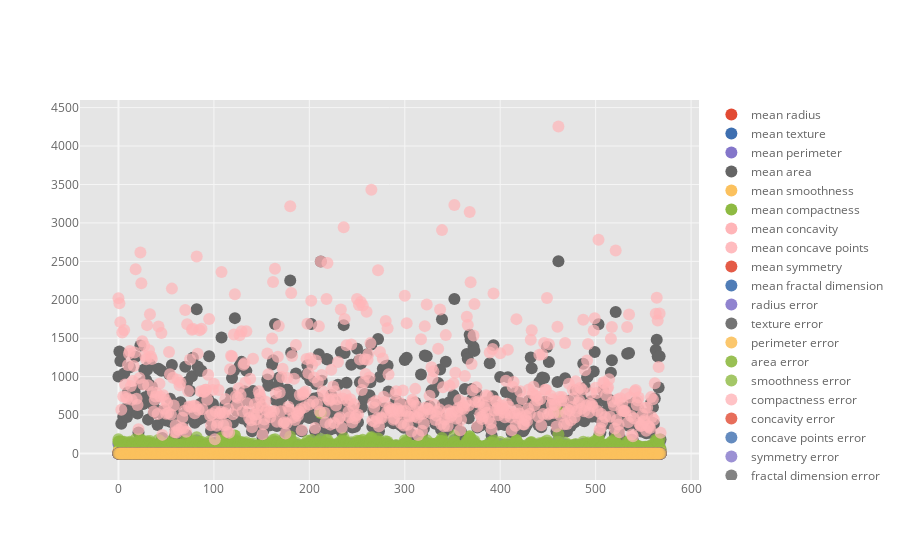

This figure's notebook cell:
### Code cell
df.iplot(kind="scatter", mode="markers")

### Figure 1 — Plotly figure (JSON) as saved in the notebook; plotly's stock layout.template omitted (floating-point values rounded to 4 significant figures; data arrays with more than 128 entries replaced by an {"elided": "..."} marker saying what was removed)
{"data": [{"line": {"color": "rgba(226, 74, 51, 1.0)", "dash": "solid", "shape": "linear", "width": 1.3}, "marker": {"size": 12, "symbol": "circle"}, "mode": "markers", "name": "mean radius", "text": "", "x": {"elided": "569 int values"}, "y": {"elided": "569 float values"}, "type": "scatter"}, {"line": {"color": "rgba(62, 111, 176, 1.0)", "dash": "solid", "shape": "linear", "width": 1.3}, "marker": {"size": 12, "symbol": "circle"}, "mode": "markers", "name": "mean texture", "text": "", "x": {"elided": "569 int values"}, "y": {"elided": "569 float values"}, "type": "scatter"}, {"line": {"color": "rgba(132, 118, 202, 1.0)", "dash": "solid", "shape": "linear", "width": 1.3}, "marker": {"size": 12, "symbol": "circle"}, "mode": "markers", "name": "mean perimeter", "text": "", "x": {"elided": "569 int values"}, "y": {"elided": "569 float values"}, "type": "scatter"}, {"line": {"color": "rgba(101, 101, 101, 1.0)", "dash": "solid", "shape": "linear", "width": 1.3}, "marker": {"size": 12, "symbol": "circle"}, "mode": "markers", "name": "mean area", "text": "", "x": {"elided": "569 int values"}, "y": {"elided": "569 float values"}, "type": "scatter"}, {"line": {"color": "rgba(251, 193, 94, 1.0)", "dash": "solid", "shape": "linear", "width": 1.3}, "marker": {"size": 12, "symbol": "circle"}, "mode": "markers", "name": "mean smoothness", "text": "", "x": {"elided": "569 int values"}, "y": {"elided": "569 float values"}, "type": "scatter"}, {"line": {"color": "rgba(142, 186, 66, 1.0)", "dash": "solid", "shape": "linear", "width": 1.3}, "marker": {"size": 12, "symbol": "circle"}, "mode": "markers", "name": "mean compactness", "text": "", "x": {"elided": "569 int values"}, "y": {"elided": "569 float values"}, "type": "scatter"}, {"line": {"color": "rgba(255, 181, 184, 1.0)", "dash": "solid", "shape": "linear", "width": 1.3}, "marker": {"size": 12, "symbol": "circle"}, "mode": "markers", "name": "mean concavity", "text": "", "x": {"elided": "569 int values"}, "y": {"elided": "569 float values"}, "type": "scatter"}, {"line": {"color": "rgba(255, 181, 184, 0.8999999999999999)", "dash": "solid", "shape": "linear", "width": 1.3}, "marker": {"size": 12, "symbol": "circle"}, "mode": "markers", "name": "mean concave points", "text": "", "x": {"elided": "569 int values"}, "y": {"elided": "569 float values"}, "type": "scatter"}, {"line": {"color": "rgba(226, 74, 51, 0.8999999999999999)", "dash": "solid", "shape": "linear", "width": 1.3}, "marker": {"size": 12, "symbol": "circle"}, "mode": "markers", "name": "mean symmetry", "text": "", "x": {"elided": "569 int values"}, "y": {"elided": "569 float values"}, "type": "scatter"}, {"line": {"color": "rgba(62, 111, 176, 0.8999999999999999)", "dash": "solid", "shape": "linear", "width": 1.3}, "marker": {"size": 12, "symbol": "circle"}, "mode": "markers", "name": "mean fractal dimension", "text": "", "x": {"elided": "569 int values"}, "y": {"elided": "569 float values"}, "type": "scatter"}, {"line": {"color": "rgba(132, 118, 202, 0.8999999999999999)", "dash": "solid", "shape": "linear", "width": 1.3}, "marker": {"size": 12, "symbol": "circle"}, "mode": "markers", "name": "radius error", "text": "", "x": {"elided": "569 int values"}, "y": {"elided": "569 float values"}, "type": "scatter"}, {"line": {"color": "rgba(101, 101, 101, 0.8999999999999999)", "dash": "solid", "shape": "linear", "width": 1.3}, "marker": {"size": 12, "symbol": "circle"}, "mode": "markers", "name": "texture error", "text": "", "x": {"elided": "569 int values"}, "y": {"elided": "569 float values"}, "type": "scatter"}, {"line": {"color": "rgba(251, 193, 94, 0.8999999999999999)", "dash": "solid", "shape": "linear", "width": 1.3}, "marker": {"size": 12, "symbol": "circle"}, "mode": "markers", "name": "perimeter error", "text": "", "x": {"elided": "569 int values"}, "y": {"elided": "569 float values"}, "type": "scatter"}, {"line": {"color": "rgba(142, 186, 66, 0.8999999999999999)", "dash": "solid", "shape": "linear", "width": 1.3}, "marker": {"size": 12, "symbol": "circle"}, "mode": "markers", "name": "area error", "text": "", "x": {"elided": "569 int values"}, "y": {"elided": "569 float values"}, "type": "scatter"}, {"line": {"color": "rgba(142, 186, 66, 0.7999999999999998)", "dash": "solid", "shape": "linear", "width": 1.3}, "marker": {"size": 12, "symbol": "circle"}, "mode": "markers", "name": "smoothness error", "text": "", "x": {"elided": "569 int values"}, "y": {"elided": "569 float values"}, "type": "scatter"}, {"line": {"color": "rgba(255, 181, 184, 0.7999999999999998)", "dash": "solid", "shape": "linear", "width": 1.3}, "marker": {"size": 12, "symbol": "circle"}, "mode": "markers", "name": "compactness error", "text": "", "x": {"elided": "569 int values"}, "y": {"elided": "569 float values"}, "type": "scatter"}, {"line": {"color": "rgba(226, 74, 51, 0.7999999999999998)", "dash": "solid", "shape": "linear", "width": 1.3}, "marker": {"size": 12, "symbol": "circle"}, "mode": "markers", "name": "concavity error", "text": "", "x": {"elided": "569 int values"}, "y": {"elided": "569 float values"}, "type": "scatter"}, {"line": {"color": "rgba(62, 111, 176, 0.7999999999999998)", "dash": "solid", "shape": "linear", "width": 1.3}, "marker": {"size": 12, "symbol": "circle"}, "mode": "markers", "name": "concave points error", "text": "", "x": {"elided": "569 int values"}, "y": {"elided": "569 float values"}, "type": "scatter"}, {"line": {"color": "rgba(132, 118, 202, 0.7999999999999998)", "dash": "solid", "shape": "linear", "width": 1.3}, "marker": {"size": 12, "symbol": "circle"}, "mode": "markers", "name": "symmetry error", "text": "", "x": {"elided": "569 int values"}, "y": {"elided": "569 float values"}, "type": "scatter"}, {"line": {"color": "rgba(101, 101, 101, 0.7999999999999998)", "dash": "solid", "shape": "linear", "width": 1.3}, "marker": {"size": 12, "symbol": "circle"}, "mode": "markers", "name": "fractal dimension error", "text": "", "x": {"elided": "569 int values"}, "y": {"elided": "569 float values"}, "type": "scatter"}, {"line": {"color": "rgba(251, 193, 94, 0.7999999999999998)", "dash": "solid", "shape": "linear", "width": 1.3}, "marker": {"size": 12, "symbol": "circle"}, "mode": "markers", "name": "worst radius", "text": "", "x": {"elided": "569 int values"}, "y": {"elided": "569 float values"}, "type": "scatter"}, {"line": {"color": "rgba(251, 193, 94, 0.7)", "dash": "solid", "shape": "linear", "width": 1.3}, "marker": {"size": 12, "symbol": "circle"}, "mode": "markers", "name": "worst texture", "text": "", "x": {"elided": "569 int values"}, "y": {"elided": "569 float values"}, "type": "scatter"}, {"line": {"color": "rgba(142, 186, 66, 0.7)", "dash": "solid", "shape": "linear", "width": 1.3}, "marker": {"size": 12, "symbol": "circle"}, "mode": "markers", "name": "worst perimeter", "text": "", "x": {"elided": "569 int values"}, "y": {"elided": "569 float values"}, "type": "scatter"}, {"line": {"color": "rgba(255, 181, 184, 0.7)", "dash": "solid", "shape": "linear", "width": 1.3}, "marker": {"size": 12, "symbol": "circle"}, "mode": "markers", "name": "worst area", "text": "", "x": {"elided": "569 int values"}, "y": {"elided": "569 float values"}, "type": "scatter"}, {"line": {"color": "rgba(226, 74, 51, 0.7)", "dash": "solid", "shape": "linear", "width": 1.3}, "marker": {"size": 12, "symbol": "circle"}, "mode": "markers", "name": "worst smoothness", "text": "", "x": {"elided": "569 int values"}, "y": {"elided": "569 float values"}, "type": "scatter"}, {"line": {"color": "rgba(62, 111, 176, 0.7)", "dash": "solid", "shape": "linear", "width": 1.3}, "marker": {"size": 12, "symbol": "circle"}, "mode": "markers", "name": "worst compactness", "text": "", "x": {"elided": "569 int values"}, "y": {"elided": "569 float values"}, "type": "scatter"}, {"line": {"color": "rgba(132, 118, 202, 0.7)", "dash": "solid", "shape": "linear", "width": 1.3}, "marker": {"size": 12, "symbol": "circle"}, "mode": "markers", "name": "worst concavity", "text": "", "x": {"elided": "569 int values"}, "y": {"elided": "569 float values"}, "type": "scatter"}, {"line": {"color": "rgba(101, 101, 101, 0.7)", "dash": "solid", "shape": "linear", "width": 1.3}, "marker": {"size": 12, "symbol": "circle"}, "mode": "markers", "name": "worst concave points", "text": "", "x": {"elided": "569 int values"}, "y": {"elided": "569 float values"}, "type": "scatter"}, {"line": {"color": "rgba(101, 101, 101, 0.5999999999999999)", "dash": "solid", "shape": "linear", "width": 1.3}, "marker": {"size": 12, "symbol": "circle"}, "mode": "markers", "name": "worst symmetry", "text": "", "x": {"elided": "569 int values"}, "y": {"elided": "569 float values"}, "type": "scatter"}, {"line": {"color": "rgba(251, 193, 94, 0.5999999999999999)", "dash": "solid", "shape": "linear", "width": 1.3}, "marker": {"size": 12, "symbol": "circle"}, "mode": "markers", "name": "worst fractal dimension", "text": "", "x": {"elided": "569 int values"}, "y": {"elided": "569 float values"}, "type": "scatter"}], "layout": {"legend": {"bgcolor": "#FFFFFF", "font": {"color": "#666666"}}, "paper_bgcolor": "#FFFFFF", "plot_bgcolor": "#E5E5E5", "title": {"font": {"color": "#151516"}}, "xaxis": {"gridcolor": "#F6F6F6", "showgrid": true, "tickfont": {"color": "#666666"}, "title": {"font": {"color": "#666666"}, "text": ""}, "zerolinecolor": "#F6F6F6"}, "yaxis": {"gridcolor": "#F6F6F6", "showgrid": true, "tickfont": {"color": "#666666"}, "title": {"font": {"color": "#666666"}, "text": ""}, "zerolinecolor": "#F6F6F6"}}}
